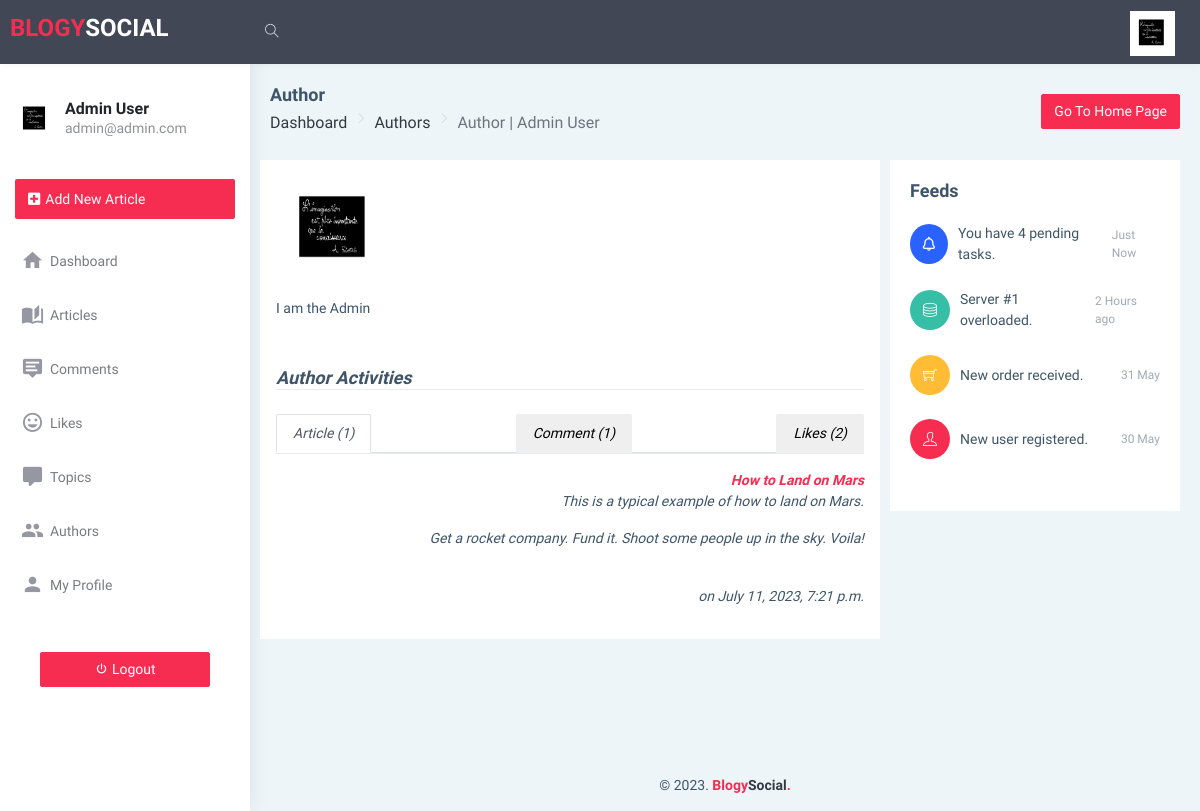
/posts/authors/admin/ (signed in), run on an earlier commit of the app's database.
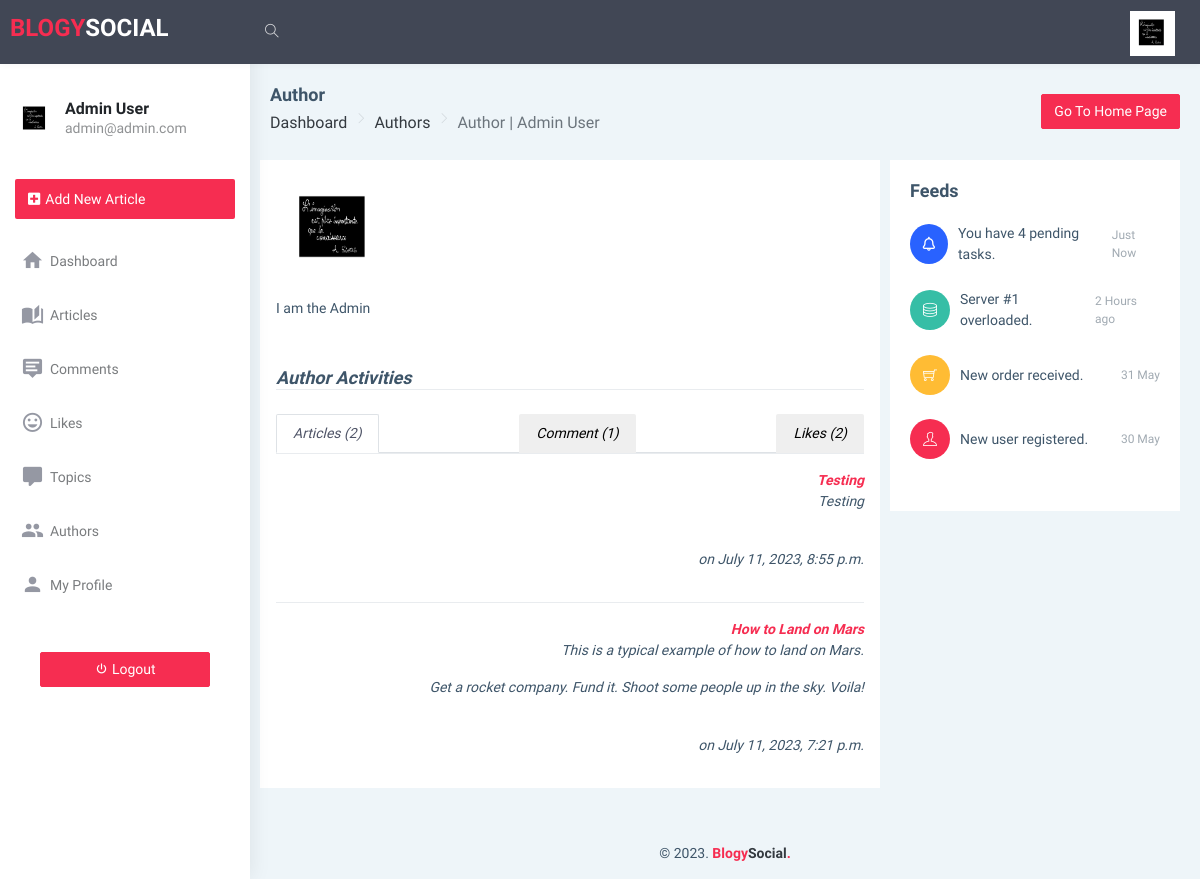
And on a later commit of the database.
### posts/models.py (models this page shows, shortened)
class Article(models.Model):
    is_featured = models.BooleanField(
        verbose_name=_('Make Article Featured'),
        help_text=_('Change make article featured on index(home) page'),
        default=False,
    )
    title = models.CharField(
        verbose_name=_('Article Title'),
        help_text=_('Required and unique'),
        max_length=150,
        unique=True,
    )
    slug = models.SlugField(
        verbose_name=_(
            'Article safe URL'),
        max_length=255,
        unique=True)
    body = RichTextField(
        verbose_name=_('Write your Article'),
        unique=True,
    )
    image = models.ImageField(
        verbose_name=_('Article Preview Image'),
        help_text=_('Upload Article Image'),
        upload_to='images/articles/',
        default='images/default.png',
    )
    topic = models.ForeignKey(
        Topic,
        on_delete=models.CASCADE,
        verbose_name=_('Choose a Topic'
                       ))
    added_by = models.ForeignKey(UserModel, on_delete=models.CASCADE)
    is_active = models.BooleanField(
        verbose_name=_('Topic visibility'),
        help_text=_('Change topic visibility'),
        default=True,
    )
    created_at = models.DateTimeField(
        _('Created at'), auto_now_add=True, editable=False)
    updated_at = models.DateTimeField(_('Updated at'), auto_now=True)
    deleted_at = models.DateTimeField(null=True, blank=True)
    class Meta:
        verbose_name = _('Article')
        verbose_name_plural = _('Articles')

### posts/views.py (the view)
@login_required
def view_author(request, username):
    author = get_object_or_404(
        UserModel, username=username, is_active=True)
    topics_by_author = Topic.objects.filter(
        added_by=author, is_active=True).order_by('-updated_at')
    articles_by_author = Article.objects.filter(
        added_by=author, is_active=True).order_by('-updated_at')
    comments_by_author = Comment.objects.filter(
        added_by=author, is_active=True).order_by('-updated_at')
    likes_by_author = Like.objects.filter(
        added_by=author, is_active=True).order_by('-updated_at')
    topics_count = topics_by_author.count()
    articles_count = articles_by_author.count()
    comments_count = comments_by_author.count()
    likes_count = likes_by_author.count()
    return render(request, 'posts/authors/author.html', {
        'author': author,
        'topics_by_author': topics_by_author,
        'articles_by_author': articles_by_author,
        'comments_by_author': comments_by_author,
        'likes_by_author': likes_by_author,
        'topics_count': topics_count,
        'articles_count': articles_count,
        'comments_count': comments_count,
        'likes_count': likes_count
    })

### pages/context_processors.py (called while the page is built)
def random_topics(request):
    topics = Topic.objects.filter(is_active=True)
    topics_list = list(topics)
    if topics.count() < 20:
        minimum_count = topics.count()
    elif topics.count() < 1:
        minimum_count = 0
    else:
        minimum_count = 20
    random_topics = random.sample(topics_list, minimum_count)
    return {'random_topics': random_topics}

def trending_topics_list(request):
    latest_articles_for_trending_topics = list(
        set(Article.objects.values_list('topic__title', flat=True).order_by('-created_at')[:100]))
    trending_topics_list = Topic.objects.filter(
        title__in=latest_articles_for_trending_topics, is_active=True).order_by('-created_at')
    return {'trending_topics_list': trending_topics_list}

def articles_objects(request):
    articles = Article.objects.filter(is_active=True).order_by('-created_at')
    paginator = Paginator(articles, per_page=10)
    articles_objects = paginator.get_page(1)
    articles_objects.adjusted_elided_pages = paginator.get_elided_page_range(1)
    return {'articles_objects': articles_objects}

### posts/templates/posts/authors/author.html (shortened to what this page needs)
{% extends 'dashboard/base.html' %}
{% load static %}
{% block styles %}
    <link rel="stylesheet" href="{% static 'css/posts.css' %}">
{% endblock %}
{% block heading %}Author{% endblock %}
{% block breadcrumb %}
    <li class="breadcrumb-item"><a href="{% url 'accounts:dashboard' %}" class="text-dark">Dashboard</a></li>
    <li class="breadcrumb-item"><a href="{% url 'posts:authors' %}" class="text-dark">Authors</a></li>
    <li class="breadcrumb-item active" aria-current="page">Author | {{ author.name }}</li>
{% endblock %}
{% block main %}
    <div class="row">
        <section class="col-lg-8 card px-3 py-3">
            <article class="blog-post">
                <section class="d-flex justify-content-start">
                    <img src="{% if author.photo != 'images/default.png' %}{{ author.photo.url }}{% endif %}" class="object-fit-cover rounded" alt="" width="20%"">
                </section>
                <section class="mt-3">
                    {% if author.about_me %}
                        {{ author.about_me }}
                    {% else %}
                        <span>(Author has not written any words on their About Me.)</span>
                    {% endif %}
                </section>
                <section id="activities" class="activities mt-5">
                    <h3 class="fs-4 border-bottom my-4 fst-italic">Author Activities</h3>
                    <ul class="nav nav-tabs d-flex justify-content-between fst-italic" id="myTab" role="tablist">
                        <li class="nav-item" role="presentation">
                            <button class="nav-link fst-italic active" id="article-tab" data-bs-toggle="tab" data-bs-target="#article-tab-pane" type="button" role="tab" aria-controls="article-tab-pane" aria-selected="true">Article{% if articles_count < 2 %} {% else %}s{% endif %} ({{ articles_count }})</button>
                        </li>
                        <li class="nav-item" role="presentation">
                            <button class="nav-link fst-italic" id="comments-tab" data-bs-toggle="tab" data-bs-target="#comments-tab-pane" type="button" role="tab" aria-controls="comments-tab-pane" aria-selected="false">Comment{% if comments_count < 2 %} {% else %}s{% endif %} ({{ comments_count }})</button>
                        </li>
                        <li class="nav-item" role="presentation">
                            <button class="nav-link fst-italic" id="likes-tab" data-bs-toggle="tab" data-bs-target="#likes-tab-pane" type="button" role="tab" aria-controls="likes-tab-pane" aria-selected="false">Like{% if likes_count < 2 %} {% else %}s{% endif %} ({{ likes_count }})</button>
                        </li>
                    </ul>
                    <div class="tab-content" id="myTabContent">
                        <div class="tab-pane fade show active" id="article-tab-pane" role="tabpanel" aria-labelledby="article-tab" tabindex="0">
                            <div class="d-flex flex-column gap-3">
                                {% for article in articles_by_author %}
                                    <div class="article fst-italic text-end border-top py-3 d-flex flex-column">
                                        <span class="fw-bold"><a href="{% url 'posts:view_article' article.slug %}" class="fw-bold text-danger">{{ article.title|truncatewords:35 }}</a></span>
                                        <span>{{ article.body|truncatewords:45|safe }}</span>
                                        <br />
                                        <span>on {{ article.created_at }}</span>
                                    </div>
                                {% empty %}
                                    <p class="text-center fs-5 my-4">There are no existing articles yet by author.</p>
                                {% endfor %}
                            </div>
                        </div>
                    </div>
                </section>
            </article>
        </section>
        {% include 'dashboard/includes/feeds.html' %}
    </div>
{% endblock %}

What changed in the data, as far as the page shows it:
added Article: title "Testing", body "Testing", created_at "July 11, 2023, 8:55 p.m."
Also different on the page:
{{ articles_count }}: "1" → "2"
text now shown: "s"
